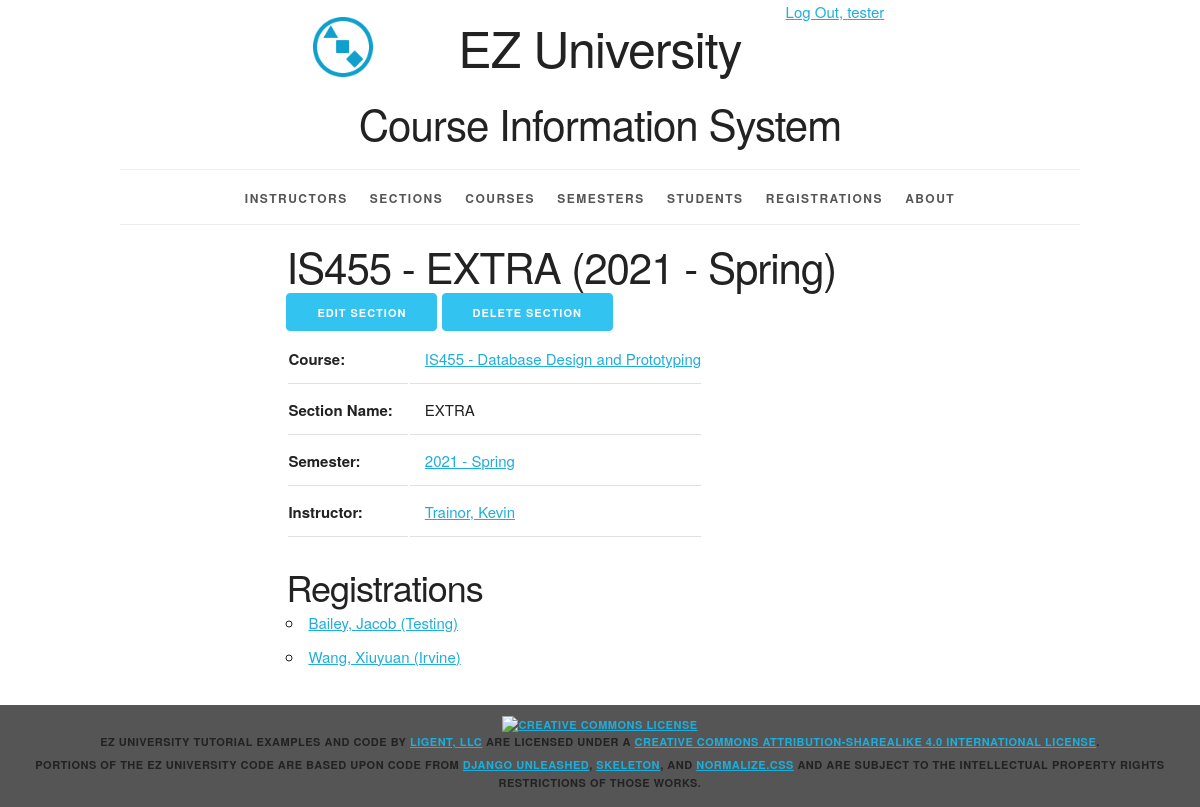
Page /section/5/ (signed in) on the earlier database version.
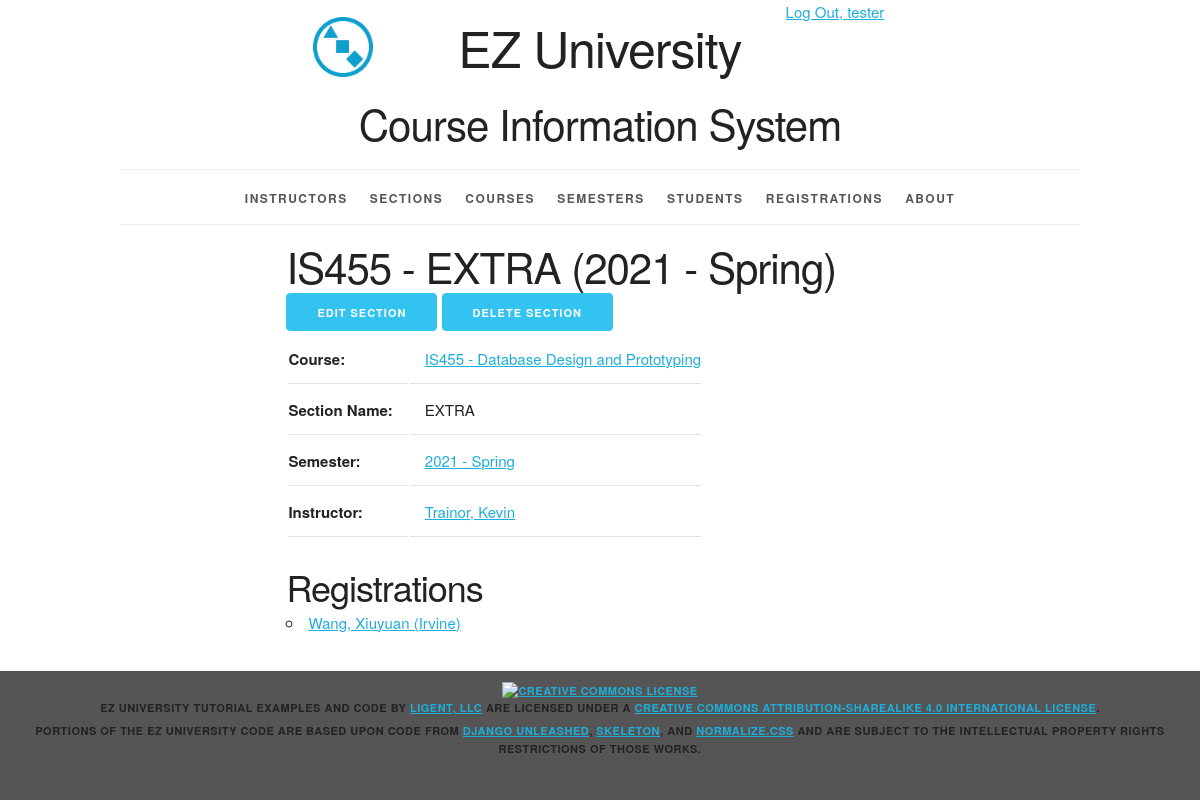
Same page on the later database version.
### courseinfo/models.py (models this page shows, shortened)
class Registration(models.Model):
    registration_id = models.AutoField(primary_key=True)
    student = models.ForeignKey(Student, related_name='registrations', on_delete=models.PROTECT)
    section = models.ForeignKey(Section, related_name='registrations', on_delete=models.PROTECT)
    def get_absolute_url(self):
        return reverse('courseinfo_registration_detail_urlpattern', kwargs={'pk': self.pk})
    class Meta:
        ordering = ['section', 'student']
        constraints = [UniqueConstraint(fields=['section', 'student'], name='unique_registration')]

class Student(models.Model):
    user = models.ForeignKey(User, related_name='student', on_delete=models.PROTECT, null=True)
    student_id = models.AutoField(primary_key=True)
    first_name = models.CharField(max_length=45)
    last_name = models.CharField(max_length=45)
    disambiguator = models.CharField(max_length=45, blank=True, default='')
    def __str__(self):
        result = ''
        if self.disambiguator == '':
            return f'{self.last_name}, {self.first_name}'
        else:
            return f'{self.last_name}, {self.first_name} ({self.disambiguator})'
        return result
    class Meta:
        ordering = ['last_name', 'first_name', 'disambiguator']
        constraints = [UniqueConstraint(fields=['last_name', 'first_name', 'disambiguator'], name='unique_student')]

### courseinfo/views.py (the view)
# urls.py: path('section/<int:pk>/', SectionDetail.as_view(), name='courseinfo_section_detail_urlpattern'),
class SectionDetail(LoginRequiredMixin, PermissionRequiredMixin, DetailView):
    model = Section
    permission_required = 'courseinfo.view_section'
    def get_context_data(self, **kwargs):
        context = super(DetailView, self).get_context_data(**kwargs)
        section = self.get_object()
        semester = section.semester
        course = section.course
        instructor = section.instructor
        registration_list = section.registrations.all()
        context['semester'] = semester
        context['course'] = course
        context['instructor'] = instructor
        context['registration_list'] = registration_list
        return context

### courseinfo/models.py (called while the page is built)
    def __str__(self):
        return f'{self.year.year} - {self.period.period_name}'

    def get_absolute_url(self):
        return reverse('courseinfo_semester_detail_urlpattern', kwargs={'pk': self.pk})

    def __str__(self):
        return f'{self.course_number} - {self.course_name}'

    def get_absolute_url(self):
        return reverse('courseinfo_course_detail_urlpattern', kwargs={'pk': self.pk})

    def __str__(self):
        result = ''
        if self.disambiguator == '':
            return f'{self.last_name}, {self.first_name}'
        else:
            return f'{self.last_name}, {self.first_name} ({self.disambiguator})'
        return result

    def get_absolute_url(self):
        return reverse('courseinfo_instructor_detail_urlpattern', kwargs={'pk': self.pk})

    def __str__(self):
        return f'{self.course.course_number} - {self.section_name} ({self.semester.__str__()})'

    def get_update_url(self):
        return reverse('courseinfo_section_update_urlpattern', kwargs={'pk': self.pk})

    def get_delete_url(self):
        return reverse('courseinfo_section_delete_urlpattern', kwargs={'pk': self.pk})

### courseinfo/templates/courseinfo/section_detail.html (shortened to what this page needs)
{% extends 'courseinfo/base.html' %}
{% block content %}
    <article>
        <div class="row">
            <div class="offset-by-two eight columns">
                <h2>{{ section }}</h2>
                <ul class="inline">
                    {% if perms.courseinfo.change_section %}
                    <li>
                        <a href="{{ section.get_update_url }}"
                           class="button button-primary">
                            Edit Section</a></li>
                    {% endif %}
                {% if perms.courseinfo.delete_section %}
                    <li>
                        <a href="{{ section.get_delete_url }}"
                           class="button button-primary">
                            Delete Section</a></li>
                {% endif %}
                </ul>
                   <section>
        <table>
            <tr>
                <th>Course:</th>
                <td><a href="{{ course.get_absolute_url }}">{{ course }}</a></td>
            </tr>
            <tr>
                <th>Section Name:</th>
                <td>{{ section.section_name }}</td>
            </tr>
            <tr>
                <th>Semester:</th>
                <td><a href="{{ semester.get_absolute_url }}">{{ semester }}</a></td>
            </tr>
            <tr>
                <th>Instructor:</th>
                <td><a href="{{ instructor.get_absolute_url }}">{{ instructor }}</a></td>
            </tr>
        </table>
    </section>
    <section>
        <h3>Registrations</h3>
        <ul>
            {% for registration in registration_list %}
                <li>
                    <a href="{{ registration.get_absolute_url }}">{{ registration.student }}</a>
                </li>
            {% empty %}
                <li><em>There are currently no students registered for this section.</em></li>
            {% endfor %}
        </ul>
    </section>
            </div>
        </div>
    </article>
{% endblock %}

Differences in the rows shown:
removed Registration: student "Bailey, Jacob (Testing)"
